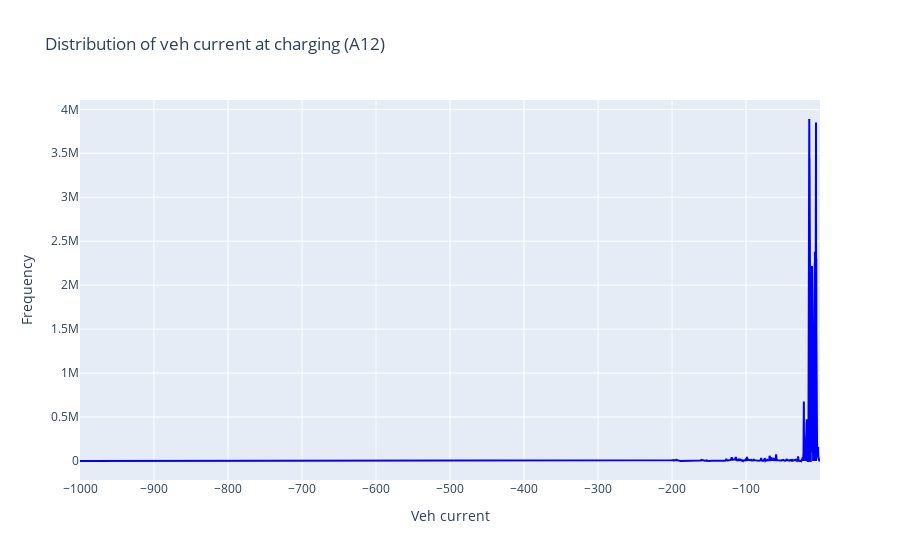

Here is the notebook cell this chart was saved with:
### Code cell
import plotly.graph_objects as go

fig = go.Figure(
    go.Scatter(
        x=a12_pdf['veh_curr'], y=a12_pdf['cnt'], name='Current', marker=dict(color='blue', opacity=0.2)
    ))
 
fig.update_layout(title='Distribution of veh current at charging (A12)',
                   xaxis_title='Veh current',
                   yaxis_title='Frequency')

fig.show()

### Figure 1 — Plotly figure (JSON) as saved in the notebook; plotly's stock layout.template omitted (floating-point values rounded to 4 significant figures; data arrays with more than 128 entries replaced by an {"elided": "..."} marker saying what was removed)
{"data": [{"marker": {"color": "blue", "opacity": 0.2}, "name": "Current", "type": "scatter", "x": {"elided": "2020 float values"}, "y": {"elided": "2020 int values"}}], "layout": {"title": {"text": "Distribution of veh current at charging (A12)"}, "xaxis": {"title": {"text": "Veh current"}}, "yaxis": {"title": {"text": "Frequency"}}}}
